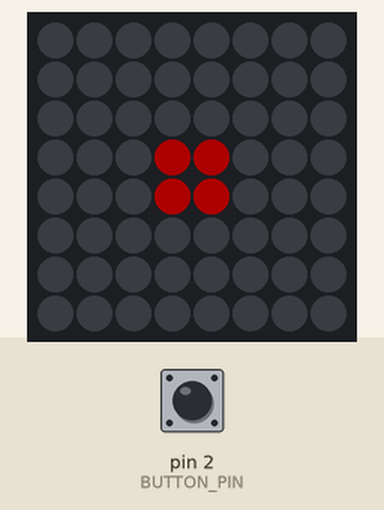
Bench run of a sketch on a simulated Arduino Uno, built with avr-gcc and run on an emulated ATmega328P. Parts: 8×8 RGB LED matrix (first LED top left, wired row by row). The test bench sets the inputs (shaded band); at power-on: pin 2 (BUTTON_PIN) HIGH. Dim RGB values are drawn brighter than linear.

Above: at 0.7 s.
1.3 s: pin 2 (BUTTON_PIN) pulled LOW for 0.15 s
2.0 s: pin 2 (BUTTON_PIN) pulled LOW for 1 s
At 2.0 s:
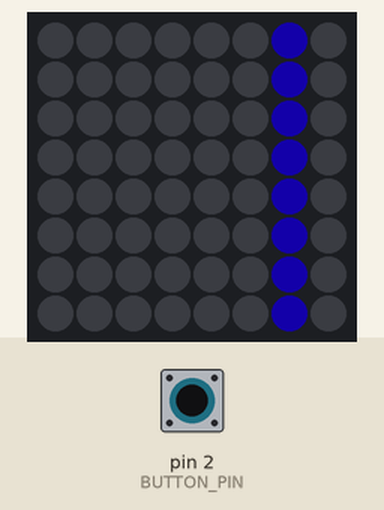
At 3.8 s:
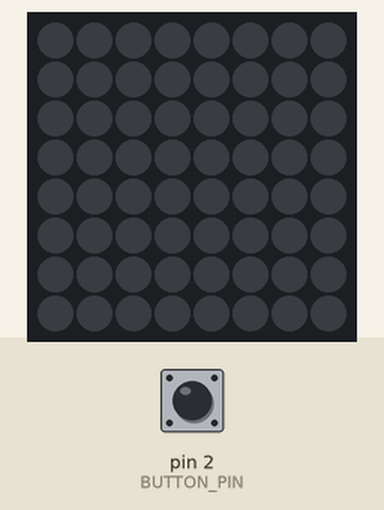
Timing chart, 0 to 5.3 s (numbered marks = the images above; inputs shaded):
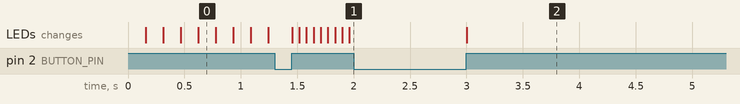

Measured:
- after the input at 2.0 s, the LEDs: change after 1.0 s (image 2)

The sketch:

main.ino
```cpp
#include <Adafruit_NeoPixel.h>

#define LED_PIN        6
#define BUTTON_PIN     2
#define MATRIX_WIDTH   8
#define MATRIX_HEIGHT  8
#define NUMPIXELS      (MATRIX_WIDTH * MATRIX_HEIGHT)

Adafruit_NeoPixel matrix = Adafruit_NeoPixel(NUMPIXELS, LED_PIN, NEO_GRB + NEO_KHZ800);

volatile int currentPattern = 0;
const int TOTAL_PATTERNS = 5;

void setup() {
  matrix.begin();
  matrix.setBrightness(50);
  matrix.show();
  pinMode(BUTTON_PIN, INPUT_PULLUP);
}

bool checkButtonAndDelay(int ms) {
  for (int i = 0; i < ms; i++) {
    if (digitalRead(BUTTON_PIN) == LOW) {
      delay(50);
      while (digitalRead(BUTTON_PIN) == LOW) {
        delay(10);
      }
      currentPattern = (currentPattern + 1) % TOTAL_PATTERNS;
      matrix.clear();
      matrix.show();
      return true;
    }
    delay(1);
  }
  return false;
}

uint32_t Wheel(byte WheelPos) {
  WheelPos = 255 - WheelPos;
  if(WheelPos < 85) return matrix.Color(255 - WheelPos * 3, 0, WheelPos * 3);
  if(WheelPos < 170) { WheelPos -= 85; return matrix.Color(0, WheelPos * 3, 255 - WheelPos * 3); }
  WheelPos -= 170; return matrix.Color(WheelPos * 3, 255 - WheelPos * 3, 0);
}

int getPixelIndex(int x, int y) {
  if (x < 0 || x >= MATRIX_WIDTH || y < 0 || y >= MATRIX_HEIGHT) return -1;
  return y * MATRIX_WIDTH + x;
}

void scannerEffect() {
  for (int x = 0; x < MATRIX_WIDTH; x++) {
    matrix.clear();
    uint32_t color = Wheel(x * 30);
    for (int y = 0; y < MATRIX_HEIGHT; y++) matrix.setPixelColor(getPixelIndex(x, y), color);
    matrix.show();
    if (checkButtonAndDelay(60)) return;
  }
  for (int x = MATRIX_WIDTH - 2; x > 0; x--) {
    matrix.clear();
    uint32_t color = Wheel(x * 30);
    for (int y = 0; y < MATRIX_HEIGHT; y++) matrix.setPixelColor(getPixelIndex(x, y), color);
    matrix.show();
    if (checkButtonAndDelay(60)) return;
  }
}

void centerWaves() {
  for (int wave = 0; wave < 4; wave++) {
    matrix.clear();
    uint32_t color = Wheel(wave * 60);
    for (int y = 0; y < MATRIX_HEIGHT; y++) {
      for (int x = 0; x < MATRIX_WIDTH; x++) {
        int layer = min(min(x, MATRIX_WIDTH - 1 - x), min(y, MATRIX_HEIGHT - 1 - y));
        if (layer == (3 - wave)) matrix.setPixelColor(getPixelIndex(x, y), color);
      }
    }
    matrix.show();
    if (checkButtonAndDelay(150)) return;
  }
}


void loop() {
  switch (currentPattern) {
    case 0:
      centerWaves();
      break;
    case 1:
      scannerEffect();
      break;
  }
}
```
